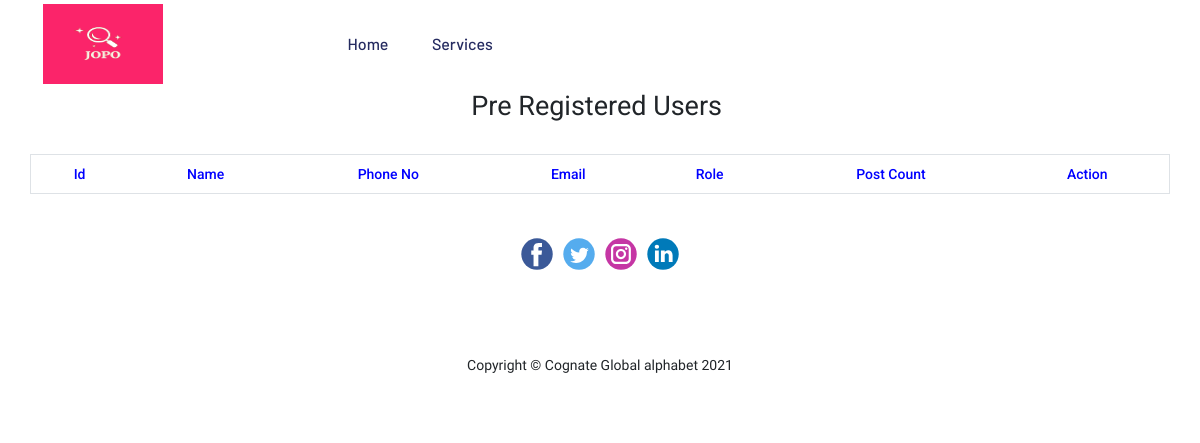
Page /Pre_Recruiters.php (signed in) on the earlier database version.
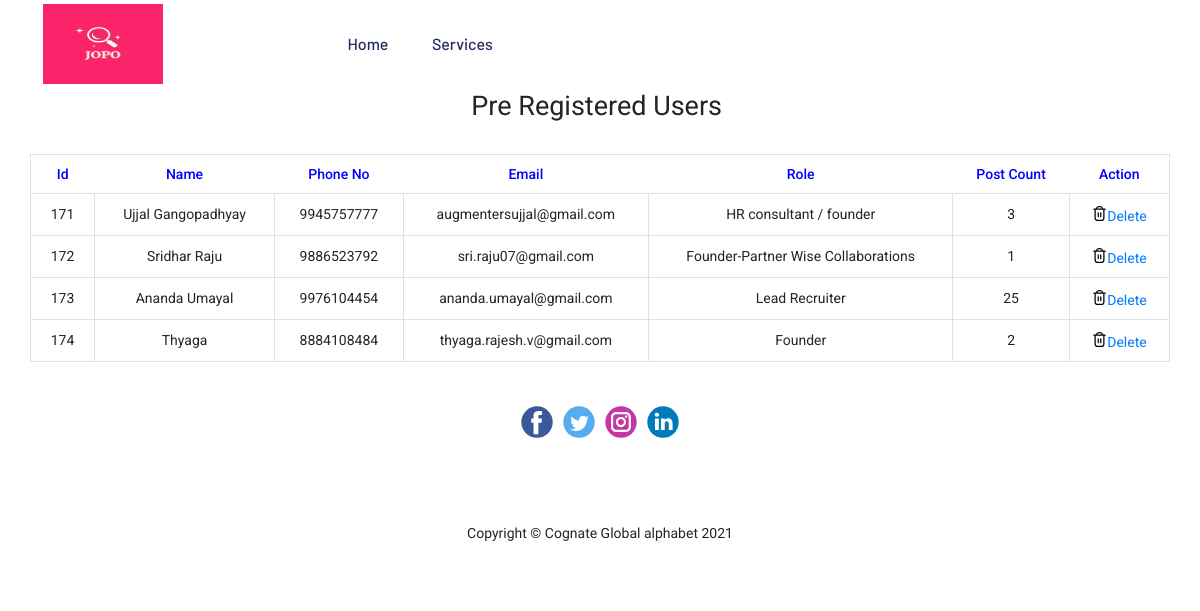
Same page on the later database version.
### tables this page shows
CREATE TABLE `users` (
  `id` int(100) NOT NULL,
  `Fullname` varchar(32) NOT NULL,
  `Email` varchar(60) NOT NULL,
  `email_verification_link` varchar(200) NOT NULL,
  `Password` varchar(50) NOT NULL,
  `Confirm_password` varchar(50) NOT NULL,
  `User_type` varchar(40) NOT NULL DEFAULT 'Job Seeker',
  `Phone` varchar(15) NOT NULL,
  `Image` varchar(60) NOT NULL,
  `City` varchar(30) NOT NULL,
  `Industry` varchar(300) NOT NULL,
  `Skills` varchar(255) NOT NULL,
  `Function` varchar(200) NOT NULL,
  `Education` varchar(40) NOT NULL,
  `Experience_years` varchar(40) NOT NULL,
  `Experience_months` varchar(40) NOT NULL,
  `Current_Salary_lakhs` varchar(40) NOT NULL,
  `Current_Salary_thousand` varchar(40) NOT NULL,
  `Expected_Salary_lakhs` varchar(40) NOT NULL,
  `Expected_Salary_thousand` varchar(40) NOT NULL,
  `Recruiters_note` varchar(10000) NOT NULL,
  `Company_Name` varchar(200) NOT NULL,
  `GST` varchar(200) NOT NULL,
  `PAN_No` varchar(200) NOT NULL,
  `CV` text NOT NULL,
  `CV_date` varchar(200) NOT NULL,
  `Email_status` varchar(50) NOT NULL DEFAULT 'unverified',
  `Role` varchar(255) NOT NULL,
  `Post_count` int(200) NOT NULL,
  `otp` int(7) NOT NULL
);

### Pre_Recruiters.php (the view, shortened to what this page needs)
<?php include "db.php"; ?>
<!doctype html>
<html class="no-js" lang="zxx">
<head>
    <link rel="stylesheet" href="assets/css/bootstrap.min.css">
    <link rel="stylesheet" href="assets/css/owl.carousel.min.css">
    <link rel="stylesheet" href="assets/css/slicknav.css">
    <link rel="stylesheet" href="assets/css/price_rangs.css">
    <link rel="stylesheet" href="assets/css/animate.min.css">
    <link rel="stylesheet" href="assets/css/magnific-popup.css">
    <link rel="stylesheet" href="assets/css/fontawesome-all.min.css">
    <link rel="stylesheet" href="assets/css/themify-icons.css">
    <link rel="stylesheet" href="assets/css/slick.css">
    <link rel="stylesheet" href="assets/css/nice-select.css">
    <link rel="stylesheet" href="assets/css/style.css">
    <link rel="stylesheet" href="assets/css/responsive.css">
    <link rel="stylesheet" href="nicepage.css" media="screen">
    <link rel="stylesheet" href="SignIn.css" media="screen">
    <link rel="stylesheet" href="https://cdnjs.cloudflare.com/ajax/libs/font-awesome/5.13.0/css/all.min.css">
    <link rel="stylesheet" href="assets/css/shared/style.css">
    <link rel="stylesheet" href="https://cdnjs.cloudflare.com/ajax/libs/font-awesome/4.7.0/css/font-awesome.min.css">
    <link rel="stylesheet" href="https://cdnjs.cloudflare.com/ajax/libs/font-awesome/6.1.0/css/all.min.css">
    <link rel="stylesheet" href="https://cdnjs.cloudflare.com/ajax/libs/font-awesome/6.1.0/css/fontawesome.min.css">
    <link rel="stylesheet" type='text/css' href="css/autocomplete.css">
</head>
<body>
    <header>
        <div class="header-area header-transparrent">
            <div class="headder-top header-sticky">
                <div class="container">
                    <div class="row align-items-center">
                        <div class="col-lg-3 col-md-2">
                            <div class="logo">
                                <a href="Home.php"><img src="image/JOPO Logo.png" alt="" width="120px" height="80px">
                                </a>
                            </div>
                        </div>
                        <div class="col-lg-9 col-md-9">
                            <div class="menu-wrapper">
                                <div class="main-menu u-custom-menu u-nav-container">
                                    <nav class="d-none d-lg-block">
                                        <ul class="u-nav u-unstyled u-nav-1" id="navigation">
                                            <li class="u-nav-item"><a
                                                    class="u-button-style u-nav-link u-text-active-palette-1-base u-text-hover-palette-2-base"
                                                    href="Home.php">Home</a>
                                            </li>
                                            <li class="u-nav-item"><a
                                                    class="u-button-style u-nav-link u-text-active-palette-1-base u-text-hover-palette-2-base"
                                                    href="">Services</a>
                                            </li>
                                        </ul>
                                    </nav>
                                </div>
                                <div class="header-btn d-none f-right d-lg-block">
                                </div>
                            </div>
                        </div>
                        <div class="col-12">
                        </div>
                    </div>
                </div>
            </div>
        </div>
    </header>
    <section
        class="u-align-center-lg u-align-center-md u-align-center-xl u-align-left-sm u-align-left-xs u-clearfix u-section-1"
        id="carousel_261b">
        <div class="u-clearfix u-sheet u-sheet-1">
            <h3 class="u-text u-text-1">Pre Registered Users&nbsp;</h3><br>
            <form action="" method='post'>
                <div class="card">
                    <div class="table-responsive">
                        <table class="table table-bordered table-hover">
                            <thead>
                                <tr>
                                    <th style="color:blue">Id</th>
                                    <th style="color:blue">Name</th>
                                    <th style="color:blue">Phone No</th>
                                    <th style="color:blue">Email</th>
                                    <th style="color:blue">Role</th>
                                    <th style="color:blue">Post Count</th>
                                    <th style="color:blue">Action</th>
                                </tr>
                            </thead>
                            <tbody>
                <?php
            $query = "SELECT * FROM users WHERE User_type = 'Recruiter' ";
            $user_id = mysqli_query($connection,$query);
            while($row=mysqli_fetch_array($user_id)){
                $id=$row['id'];
                $Fullname=$row['Fullname'];
                $Phone=$row['Phone'];
                $Email=$row['Email'];
                $Role=$row['Role'];
                $Post_count=$row['Post_count'];
                echo "<tr>";
                 ?>
                <?php
                    echo "<td>$id</td>";
                    echo "<td>$Fullname</td>";
                    echo "<td>$Phone</td>";
                    echo "<td>$Email</td>";
                    echo "<td>$Role</td>";
                    echo "<td>$Post_count</td>";
                    echo "<td><input type='image' src='assets/icons/delete.svg' width='15' height ='15'><a onClick=\"javascript:return confirm('Are you Sure you want to delete');\"href='All_Users.php?delete={$id}'>Delete</a></td>";
                    echo "</tr>";
                    }
                ?>
                            </tbody>
                        </table>
                    </div>
                </div>
            </form>
        </div>
    </section>
    <footer class="u-clearfix u-footer" id="sec-ff43">
        <div class="u-clearfix u-sheet u-valign-middle u-sheet-1">
            <div class="u-align-left u-social-icons u-spacing-10 u-social-icons-1">
                <a class="u-social-url" title="facebook" target="_blank" href=""><span
                        class="u-icon u-social-facebook u-social-icon u-icon-1"><svg class="u-svg-link"
                            preserveAspectRatio="xMidYMin slice" viewBox="0 0 112 112">
                            <use xmlns:xlink="http://www.w3.org/1999/xlink" xlink:href="#svg-12fb"></use>
                        </svg></span>
                </a>
                <a class="u-social-url" title="twitter" target="_blank" href=""><span
                        class="u-icon u-social-icon u-social-twitter u-icon-2"><svg class="u-svg-link"
                            preserveAspectRatio="xMidYMin slice" viewBox="0 0 112 112">
                            <use xmlns:xlink="http://www.w3.org/1999/xlink" xlink:href="#svg-a27c"></use>
                        </svg></span>
                </a>
                <a class="u-social-url" title="instagram" target="_blank" href=""><span
                        class="u-icon u-social-icon u-social-instagram u-icon-3"><svg class="u-svg-link"
                            preserveAspectRatio="xMidYMin slice" viewBox="0 0 112 112">
                            <use xmlns:xlink="http://www.w3.org/1999/xlink" xlink:href="#svg-7849"></use>
                        </svg></span>
                </a>
                <a class="u-social-url" title="linkedin" target="_blank" href=""><span
                        class="u-icon u-social-icon u-social-linkedin u-icon-4"><svg class="u-svg-link"
                            preserveAspectRatio="xMidYMin slice" viewBox="0 0 112 112">
                            <use xmlns:xlink="http://www.w3.org/1999/xlink" xlink:href="#svg-fb82"></use>
                        </svg></span>
                </a>
            </div>
        </div>
        <section class="u-backlink u-clearfix u-footer">
            <main>
                <p>Copyright &copy; Cognate Global alphabet 2021</p>
            </main>
        </section>
</body>
</html>

Differences in the rows shown:
added users: id "171", Fullname "Ujjal Gangopadhyay", Phone "9945757777", Email "augmentersujjal@gmail.com", Role "HR consultant / founder", Post_count "3"
added users: id "172", Fullname "Sridhar Raju", Phone "9886523792", Email "sri.raju07@gmail.com", Role "Founder-Partner Wise Collaborations", Post_count "1"
added users: id "173", Fullname "Ananda Umayal", Phone "9976104454", Email "ananda.umayal@gmail.com", Role "Lead Recruiter", Post_count "25"
added users: id "174", Fullname "Thyaga", Phone "8884108484", Email "thyaga.rajesh.v@gmail.com", Role "Founder", Post_count "2"
